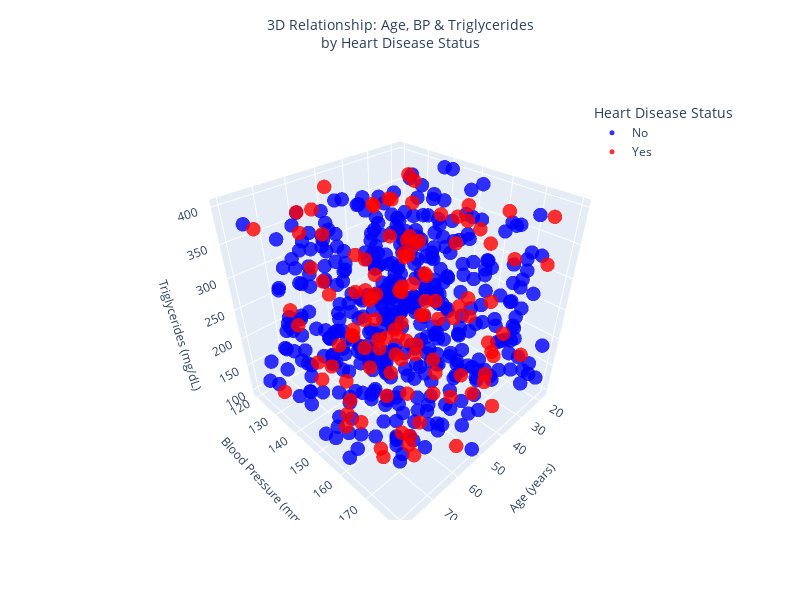

Notebook cell for this chart:
### Markdown cell above
# Visualization 5: 3D Scatterplot of Cardiovascular Risk Factors

### Code cell
# Load data
df = pd.read_csv('heart_disease.csv').dropna(subset=['Age', 'Blood Pressure', 'Triglyceride Level'])

# Sample Size 
df_sampled = df.sample(n=550, random_state=42)

# Create figure
fig = go.Figure()

# Plot by heart disease status
for status, color in [('No', 'blue'), ('Yes', 'red')]:
    subset = df_sampled[df_sampled['Heart Disease Status'] == status]
    fig.add_trace(go.Scatter3d(
        x=subset['Age'],
        y=subset['Blood Pressure'],
        z=subset['Triglyceride Level'],
        mode='markers',
        marker=dict(
            color=color,
            size=5,
            opacity=0.8,
        ),
        name=status
    ))

# Formatting
fig.update_layout(
    width=800,  
    height=600,  
    scene=dict(
        xaxis_title='Age (years)',
        yaxis_title='Blood Pressure (mmHg)',
        zaxis_title='Triglycerides (mg/dL)',
        xaxis=dict(title_font=dict(size=12)),
        yaxis=dict(title_font=dict(size=12)),
        zaxis=dict(title_font=dict(size=12)),
    ),
    title=dict(
        text='3D Relationship: Age, BP & Triglycerides<br>by Heart Disease Status',
        font=dict(size=14),
        x=0.5,
        y=0.95
    ),
    legend=dict(
        title_text='Heart Disease Status',  # Legend title
        font=dict(size=12),
        x=0.8,  
        y=1,  
    )
)

# Display the visualization
fig.show()

### Figure 1 — Plotly figure (JSON) as saved in the notebook; plotly's stock layout.template omitted (floating-point values rounded to 4 significant figures; data arrays with more than 128 entries replaced by an {"elided": "..."} marker saying what was removed)
{"data": [{"marker": {"color": "blue", "opacity": 0.8, "size": 5}, "mode": "markers", "name": "No", "type": "scatter3d", "x": {"elided": "436 int values"}, "y": {"elided": "436 int values"}, "z": {"elided": "436 int values"}}, {"marker": {"color": "red", "opacity": 0.8, "size": 5}, "mode": "markers", "name": "Yes", "type": "scatter3d", "x": [72, 43, 51, 72, 35, 52, 29, 40, 70, 18, 76, 56, 78, 58, 76, 18, 62, 61, 24, 37, 42, 77, 26, 71, 35, 50, 61, 43, 66, 48, 57, 37, 41, 51, 46, 39, 39, 55, 55, 19, 55, 27, 46, 70, 25, 72, 79, 59, 38, 73, 33, 30, 76, 35, 71, 46, 68, 61, 67, 71, 57, 77, 36, 45, 23, 78, 70, 22, 61, 73, 56, 70, 21, 62, 19, 52, 34, 69, 59, 21, 58, 23, 52, 23, 18, 54, 39, 59, 39, 73, 35, 43, 36, 61, 49, 29, 31, 62, 62, 21, 59, 20, 50, 67, 52, 33, 54, 68, 36, 24, 31, 58, 65, 35], "y": [141, 149, 151, 168, 167, 159, 160, 155, 154, 144, 127, 130, 159, 130, 126, 144, 151, 123, 175, 144, 176, 173, 153, 165, 160, 179, 123, 125, 167, 155, 160, 135, 178, 138, 137, 163, 161, 168, 152, 175, 144, 132, 143, 140, 138, 164, 167, 136, 143, 176, 122, 142, 159, 137, 176, 170, 178, 154, 178, 132, 144, 139, 126, 174, 130, 172, 163, 134, 162, 173, 158, 139, 135, 174, 162, 175, 172, 143, 129, 126, 179, 154, 159, 163, 175, 173, 141, 151, 177, 159, 147, 134, 175, 130, 153, 167, 128, 151, 135, 140, 167, 124, 130, 155, 151, 138, 127, 147, 135, 164, 138, 140, 169, 137], "z": [197, 277, 213, 315, 105, 377, 355, 256, 274, 285, 107, 150, 165, 249, 375, 329, 356, 369, 173, 318, 233, 264, 209, 103, 397, 336, 339, 275, 139, 184, 247, 370, 265, 259, 239, 388, 240, 176, 161, 381, 266, 389, 396, 338, 152, 356, 386, 104, 330, 182, 121, 252, 204, 218, 155, 186, 303, 228, 353, 233, 238, 290, 348, 389, 337, 340, 107, 134, 234, 388, 367, 153, 164, 253, 368, 311, 191, 187, 271, 263, 131, 219, 224, 159, 311, 184, 246, 329, 364, 154, 269, 368, 111, 384, 103, 109, 291, 189, 360, 331, 132, 225, 152, 249, 183, 281, 400, 106, 142, 100, 393, 213, 137, 159]}], "layout": {"height": 600, "legend": {"font": {"size": 12}, "title": {"text": "Heart Disease Status"}, "x": 0.8, "y": 1}, "scene": {"aspectmode": "auto", "aspectratio": {"x": 1, "y": 1, "z": 1}, "xaxis": {"title": {"font": {"size": 12}, "text": "Age (years)"}, "type": "linear"}, "yaxis": {"title": {"font": {"size": 12}, "text": "Blood Pressure (mmHg)"}, "type": "linear"}, "zaxis": {"title": {"font": {"size": 12}, "text": "Triglycerides (mg/dL)"}, "type": "linear"}}, "title": {"font": {"size": 14}, "text": "3D Relationship: Age, BP & Triglycerides<br>by Heart Disease Status", "x": 0.5, "y": 0.95}, "width": 800}}
